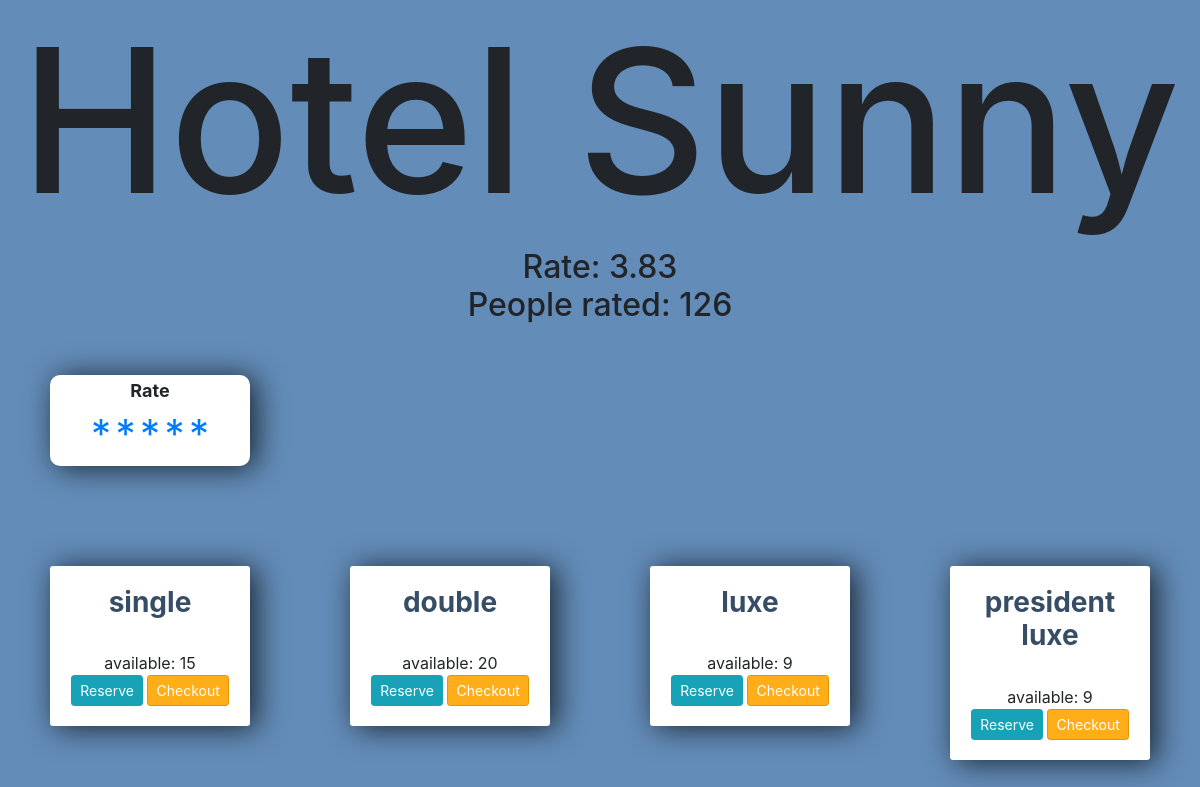
Page /rate/0 on the committed database.
### rooms/models.py (models this page shows)
class Hotel(models.Model):
	name = models.CharField(max_length=30)
	rating = models.FloatField(default=2 )
	rater_count = models.IntegerField(default=0)
	rated_overall = models.IntegerField(default=0)

class  Room(models.Model):
	room_type = models.CharField(max_length=15, choices=ROOM_CHOICES)
	room_count = models.IntegerField(validators=[MinValueValidator(0), MaxValueValidator(20)])
	hotel_name = models.ForeignKey(Hotel, on_delete=models.CASCADE, default=None)

### rooms/views.py (the view)
# urls.py: path('rate/<int:pk>', views.rate, name='rate'),
def rate(request,pk):
    rooms = Room.objects.all()
    hotel = get_object_or_404(Hotel)
    hotel.rater_count += 1
    hotel.rated_overall += pk
    hotel.rating = round((hotel.rated_overall / hotel.rater_count),2)
    hotel.save()
    return render(request, 'rooms/rate.html', {'room': rooms, 'hotels':hotel})

### rooms/templates/rooms/rate.html (shortened to what this page needs)
<!DOCTYPE html>
<html lang="en">
<head>
    <link rel="stylesheet" href="https://stackpath.bootstrapcdn.com/bootstrap/4.3.1/css/bootstrap.min.css">
<center xmlns="http://www.w3.org/1999/html"><h1 style="font-size: 200px">{{ hotels.name }}</h1></center>
<h2 style="text-align: center">Rate: {{ hotels.rating }}<br>People rated: {{ hotels.rater_count }}</h2>
</head>
<div style="width:200px;
		margin: 50px;
		padding:2px;
        position: relative;
		background-color: #fff;
		border-radius: 10px;
        text-align: center;
		box-shadow: 6px 2px 30px 0px rgba(0,0,0,0.75);">
   <strong style="font-size: large"> Rate</strong>
    <br>
    <a href="{% url 'rate' 1 %}" style="font-size: 40px">*</a>
    <a href="{% url 'rate' 2 %}" style="font-size: 40px">*</a>
    <a href="{% url 'rate'  3%}" style="font-size: 40px">*</a>
    <a href="{% url 'rate'  4%}" style="font-size: 40px">*</a>
    <a href="{% url 'rate'  5%}" style="font-size: 40px">*</a>
</div>
{% for i in room %}
<div class="center-column">
	<div class="todo-list">
        <h3><strong>{{ i.room_type }}</strong></h3>
        <br>
        available: {{ i.room_count}}
<br>
	<a class="btn btn-sm btn-info" href="{% url 'reserve' i.id%}">Reserve</a>
		<a class="btn btn-sm btn-danger" href="{% url 'checkout' i.id %}">Checkout</a>
	</div>
</div>
{% endfor %}
</body>
</html>

### rooms/templates/rooms/rate.html (style rules this page uses)
h3 { color: #374d65; }
.center-column { width:200px; margin: 50px; padding:20px; float: left; background-color: #fff; border-radius: 3px; text-align: center; box-shadow: 6px 2px 30px 0px rgba(0,0,0,0.75); }
.btn-danger { background-color: #ffae19; border-color: #e59400; }

### rows in the picture
Hotel: name "Hotel Sunny", rating "3.83", rater_count "126"
Room: room_type "single", room_count "15"
Room: room_type "double", room_count "20"
Room: room_type "luxe", room_count "9"
Room: room_type "president luxe", room_count "9"
